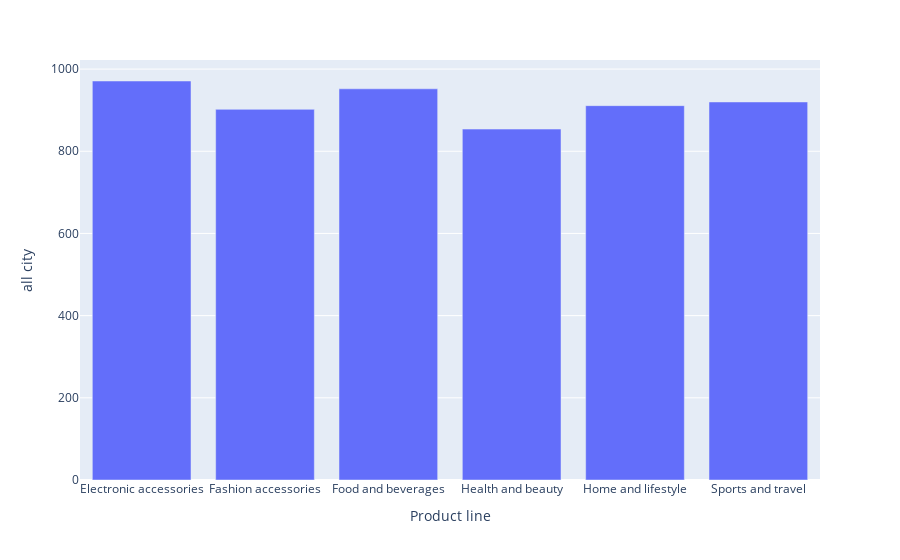

Here is the notebook cell this chart was saved with:
### Code cell
px.bar(data_5,x=data_5.index,y='all city') #select city

### Figure 1 — Plotly figure (JSON) as saved in the notebook; plotly's stock layout.template omitted (floating-point values rounded to 4 significant figures)
{"data": [{"alignmentgroup": "True", "hovertemplate": "Product line=%{x}<br>all city=%{y}<extra></extra>", "legendgroup": "", "marker": {"color": "#636efa", "pattern": {"shape": ""}}, "name": "", "offsetgroup": "", "orientation": "v", "showlegend": false, "textposition": "auto", "type": "bar", "x": ["Electronic accessories", "Fashion accessories", "Food and beverages", "Health and beauty", "Home and lifestyle", "Sports and travel"], "xaxis": "x", "y": [971, 902, 952, 854, 911, 920], "yaxis": "y"}], "layout": {"barmode": "relative", "legend": {"tracegroupgap": 0}, "margin": {"t": 60}, "xaxis": {"anchor": "y", "domain": [0, 1], "title": {"text": "Product line"}}, "yaxis": {"anchor": "x", "domain": [0, 1], "title": {"text": "all city"}}}}
